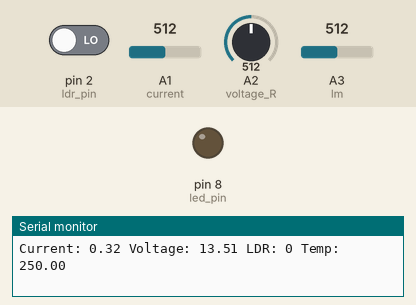
Recording of a sketch running on a simulated Arduino Uno, built with avr-gcc and run on an emulated ATmega328P. Shown: output pins drawn as LEDs (lit = HIGH), the last lines printed to the serial monitor. Inputs (shaded band) come from the test bench; at power-on: pin 2 (ldr_pin) LOW, A1 (current) = 512, A2 (voltage_R) = 512, A3 (lm) = 512.

Above: at 1.8 s.
1.9 s: pin 2 (ldr_pin) driven HIGH
At 3.0 s:
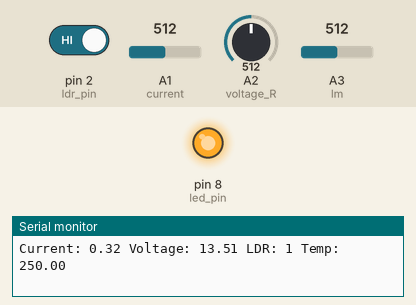
3.5 s: pin 2 (ldr_pin) driven LOW
At 4.6 s:
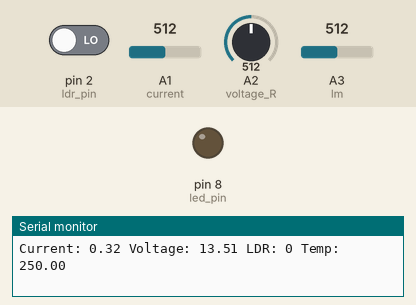
Timing chart, 0 to 6.5 s (numbered marks = the images above; inputs shaded):
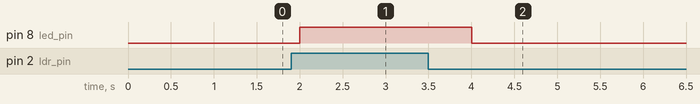

The sketch:

current_sensor.ino
```cpp
//pin marking
int current = A1;
int voltage_R = A2;
int lm = A3;
int ldr_pin = 2;
int led_pin = 8;
float temp;

void setup(){
  pinMode(current,INPUT);
  pinMode(voltage_R,INPUT);
  pinMode(ldr_pin,INPUT);
  pinMode(lm, INPUT);
  pinMode(led_pin,OUTPUT);
  Serial.begin(9600);
}

void loop(){
  //Current Sensor
  int adc = analogRead(current);
  float voltage = adc*5 / 1023.0;
  float current = (voltage-2.47)/0.1;

  //Voltage Sensor
  int signal_vol = analogRead(voltage_R);
  double voltage1 = map(signal_vol,0,1023,0,2700);
  voltage1 = (voltage1/100);
  //delay(1000);

  //LDR
  if(digitalRead(ldr_pin)==1){
    digitalWrite(led_pin,HIGH);
  }
  else{
    digitalWrite(led_pin,LOW);
  }

  //LM35
  temp = analogRead(lm);
  temp = temp*(5.0/1024.0)*100;

  Serial.println((String)"\nCurrent: " + current + " Voltage: " + voltage1 + " LDR: " + digitalRead(ldr_pin) + " Temp: " + temp);
  delay(1000);

}
```

Measured:
- after the input at 1.9 s, pin 8 (led_pin): LOW → HIGH after 0.10 s
- after the input at 3.5 s, pin 8 (led_pin): HIGH → LOW after 0.51 s
